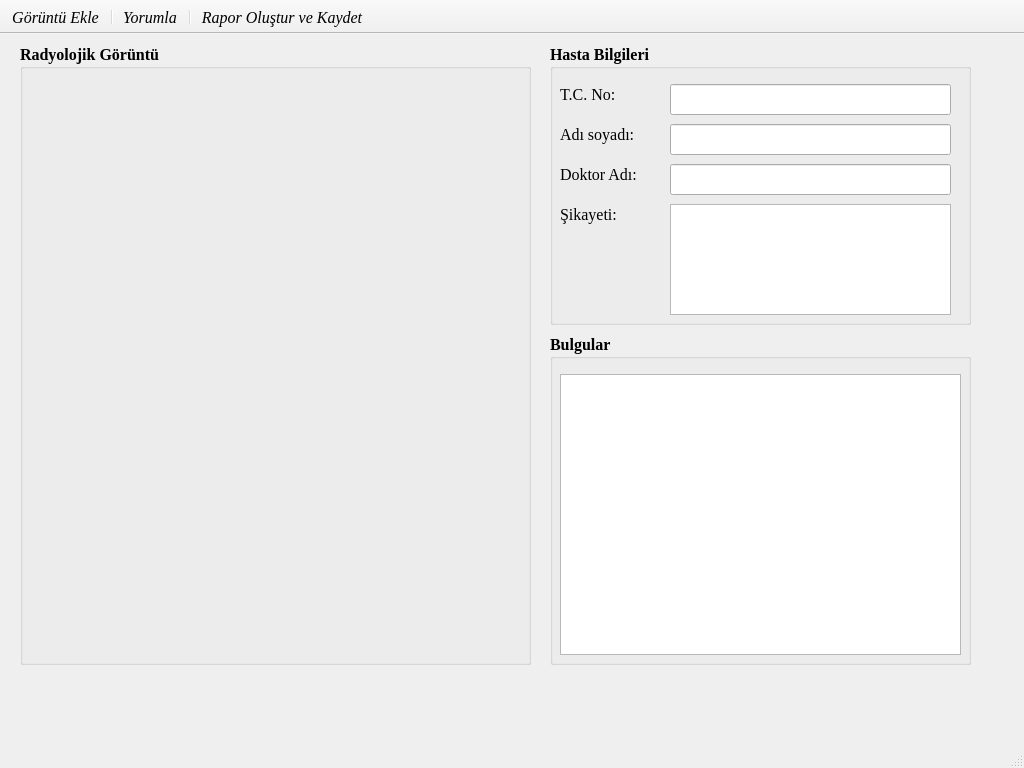
<?xml version="1.0" encoding="UTF-8"?>
<ui version="4.0">
 <class>MainWindow</class>
 <widget class="QMainWindow" name="MainWindow">
  <property name="geometry">
   <rect>
    <x>0</x>
    <y>0</y>
    <width>1024</width>
    <height>768</height>
   </rect>
  </property>
  <property name="sizePolicy">
   <sizepolicy hsizetype="Minimum" vsizetype="Minimum">
    <horstretch>0</horstretch>
    <verstretch>0</verstretch>
   </sizepolicy>
  </property>
  <property name="minimumSize">
   <size>
    <width>1024</width>
    <height>768</height>
   </size>
  </property>
  <property name="maximumSize">
   <size>
    <width>1024</width>
    <height>768</height>
   </size>
  </property>
  <property name="font">
   <font>
    <family>Times New Roman</family>
    <pointsize>12</pointsize>
   </font>
  </property>
  <property name="windowTitle">
   <string>RadGOR</string>
  </property>
  <property name="windowIcon">
   <iconset resource="../../../Pictures/Screenshots/my_icons.qrc">
    <normaloff>:/icons/radgor_logo.png</normaloff>:/icons/radgor_logo.png</iconset>
  </property>
  <property name="iconSize">
   <size>
    <width>36</width>
    <height>36</height>
   </size>
  </property>
  <property name="tabShape">
   <enum>QTabWidget::Rounded</enum>
  </property>
  <widget class="QWidget" name="centralwidget">
   <widget class="QGroupBox" name="gb_hastaBilgileri">
    <property name="geometry">
     <rect>
      <x>550</x>
      <y>10</y>
      <width>421</width>
      <height>281</height>
     </rect>
    </property>
    <property name="font">
     <font>
      <family>Times New Roman</family>
      <pointsize>12</pointsize>
      <weight>75</weight>
      <bold>true</bold>
     </font>
    </property>
    <property name="title">
     <string>Hasta Bilgileri</string>
    </property>
    <widget class="QLabel" name="label">
     <property name="geometry">
      <rect>
       <x>10</x>
       <y>30</y>
       <width>91</width>
       <height>41</height>
      </rect>
     </property>
     <property name="font">
      <font>
       <family>Times New Roman</family>
       <pointsize>12</pointsize>
       <weight>50</weight>
       <bold>false</bold>
      </font>
     </property>
     <property name="text">
      <string>T.C. No:</string>
     </property>
    </widget>
    <widget class="QLabel" name="label_2">
     <property name="geometry">
      <rect>
       <x>10</x>
       <y>70</y>
       <width>111</width>
       <height>41</height>
      </rect>
     </property>
     <property name="font">
      <font>
       <family>Times New Roman</family>
       <pointsize>12</pointsize>
       <weight>50</weight>
       <bold>false</bold>
      </font>
     </property>
     <property name="text">
      <string>Adı soyadı:</string>
     </property>
    </widget>
    <widget class="QLabel" name="label_5">
     <property name="geometry">
      <rect>
       <x>10</x>
       <y>150</y>
       <width>71</width>
       <height>41</height>
      </rect>
     </property>
     <property name="font">
      <font>
       <family>Times New Roman</family>
       <pointsize>12</pointsize>
       <weight>50</weight>
       <bold>false</bold>
      </font>
     </property>
     <property name="text">
      <string>Şikayeti:</string>
     </property>
    </widget>
    <widget class="QLabel" name="label_4">
     <property name="geometry">
      <rect>
       <x>10</x>
       <y>110</y>
       <width>101</width>
       <height>41</height>
      </rect>
     </property>
     <property name="font">
      <font>
       <family>Times New Roman</family>
       <pointsize>12</pointsize>
       <weight>50</weight>
       <bold>false</bold>
      </font>
     </property>
     <property name="text">
      <string>Doktor Adı: </string>
     </property>
    </widget>
    <widget class="QLineEdit" name="txtbox_tcno">
     <property name="geometry">
      <rect>
       <x>120</x>
       <y>40</y>
       <width>281</width>
       <height>31</height>
      </rect>
     </property>
     <property name="styleSheet">
      <string notr="true">#formframe{
border-radius:5px
}
</string>
     </property>
    </widget>
    <widget class="QLineEdit" name="txtbox_adsoyad">
     <property name="geometry">
      <rect>
       <x>120</x>
       <y>80</y>
       <width>281</width>
       <height>31</height>
      </rect>
     </property>
     <property name="styleSheet">
      <string notr="true">#formframe{
border-radius:5px
}
</string>
     </property>
    </widget>
    <widget class="QLineEdit" name="txtbox_doktor">
     <property name="geometry">
      <rect>
       <x>120</x>
       <y>120</y>
       <width>281</width>
       <height>31</height>
      </rect>
     </property>
     <property name="styleSheet">
      <string notr="true">#formframe{
border-radius:5px
}
</string>
     </property>
    </widget>
    <widget class="QPlainTextEdit" name="txtbox_sikayet">
     <property name="geometry">
      <rect>
       <x>120</x>
       <y>160</y>
       <width>281</width>
       <height>111</height>
      </rect>
     </property>
     <property name="sizePolicy">
      <sizepolicy hsizetype="Expanding" vsizetype="Expanding">
       <horstretch>0</horstretch>
       <verstretch>0</verstretch>
      </sizepolicy>
     </property>
     <property name="font">
      <font>
       <family>Times New Roman</family>
       <pointsize>10</pointsize>
       <weight>50</weight>
       <bold>false</bold>
      </font>
     </property>
     <property name="styleSheet">
      <string notr="true">#formframe{
border-radius:5px
}
</string>
     </property>
    </widget>
   </widget>
   <widget class="QGroupBox" name="gbox_bulgular">
    <property name="geometry">
     <rect>
      <x>550</x>
      <y>300</y>
      <width>421</width>
      <height>331</height>
     </rect>
    </property>
    <property name="font">
     <font>
      <family>Times New Roman</family>
      <pointsize>12</pointsize>
      <weight>75</weight>
      <bold>true</bold>
     </font>
    </property>
    <property name="title">
     <string>Bulgular</string>
    </property>
    <widget class="QPlainTextEdit" name="txtbox_bulgular">
     <property name="geometry">
      <rect>
       <x>10</x>
       <y>40</y>
       <width>401</width>
       <height>281</height>
      </rect>
     </property>
     <property name="sizePolicy">
      <sizepolicy hsizetype="Expanding" vsizetype="Expanding">
       <horstretch>0</horstretch>
       <verstretch>0</verstretch>
      </sizepolicy>
     </property>
     <property name="font">
      <font>
       <family>Times New Roman</family>
       <pointsize>10</pointsize>
       <weight>50</weight>
       <bold>false</bold>
      </font>
     </property>
     <property name="styleSheet">
      <string notr="true">#formframe{
border-radius:5px
}
</string>
     </property>
    </widget>
   </widget>
   <widget class="QGroupBox" name="gbox_goruntu">
    <property name="geometry">
     <rect>
      <x>20</x>
      <y>10</y>
      <width>511</width>
      <height>621</height>
     </rect>
    </property>
    <property name="font">
     <font>
      <family>Times New Roman</family>
      <pointsize>12</pointsize>
      <weight>75</weight>
      <bold>true</bold>
     </font>
    </property>
    <property name="title">
     <string>Radyolojik Görüntü</string>
    </property>
    <widget class="QLabel" name="lbl_goruntu">
     <property name="geometry">
      <rect>
       <x>10</x>
       <y>40</y>
       <width>491</width>
       <height>561</height>
      </rect>
     </property>
     <property name="sizePolicy">
      <sizepolicy hsizetype="Expanding" vsizetype="Expanding">
       <horstretch>0</horstretch>
       <verstretch>0</verstretch>
      </sizepolicy>
     </property>
     <property name="text">
      <string/>
     </property>
     <property name="pixmap">
      <pixmap>../../radgor_tasarım_7haziran/resimler/no_image.jpg</pixmap>
     </property>
     <property name="scaledContents">
      <bool>true</bool>
     </property>
    </widget>
   </widget>
  </widget>
  <widget class="QStatusBar" name="statusbar">
   <property name="font">
    <font>
     <family>Arial</family>
     <pointsize>12</pointsize>
     <weight>75</weight>
     <bold>true</bold>
    </font>
   </property>
  </widget>
  <widget class="QToolBar" name="toolBar">
   <property name="font">
    <font>
     <family>Times New Roman</family>
     <pointsize>12</pointsize>
     <italic>true</italic>
    </font>
   </property>
   <property name="windowTitle">
    <string>Komutlar</string>
   </property>
   <property name="movable">
    <bool>false</bool>
   </property>
   <property name="orientation">
    <enum>Qt::Horizontal</enum>
   </property>
   <property name="iconSize">
    <size>
     <width>36</width>
     <height>36</height>
    </size>
   </property>
   <property name="toolButtonStyle">
    <enum>Qt::ToolButtonTextUnderIcon</enum>
   </property>
   <attribute name="toolBarArea">
    <enum>TopToolBarArea</enum>
   </attribute>
   <attribute name="toolBarBreak">
    <bool>false</bool>
   </attribute>
   <addaction name="actionAddImage"/>
   <addaction name="separator"/>
   <addaction name="actionYorumla"/>
   <addaction name="separator"/>
   <addaction name="actionRaporOlustur"/>
  </widget>
  <action name="actionNas_l_kullan_l_r">
   <property name="text">
    <string>Nasıl kullanılır?</string>
   </property>
  </action>
  <action name="actionG_r_nt_Ekle">
   <property name="text">
    <string>Görüntü Ekle</string>
   </property>
  </action>
  <action name="actionAddImage">
   <property name="icon">
    <iconset resource="../../../Pictures/Screenshots/my_icons.qrc">
     <normaloff>:/icons/add_file.png</normaloff>:/icons/add_file.png</iconset>
   </property>
   <property name="text">
    <string>Görüntü Ekle</string>
   </property>
   <property name="shortcut">
    <string>Ctrl+A</string>
   </property>
  </action>
  <action name="actionYorumla">
   <property name="icon">
    <iconset resource="../../../Pictures/Screenshots/my_icons.qrc">
     <normaloff>:/icons/start.png</normaloff>:/icons/start.png</iconset>
   </property>
   <property name="text">
    <string>Yorumla</string>
   </property>
   <property name="shortcut">
    <string>Ctrl+E</string>
   </property>
  </action>
  <action name="actionRaporOlustur">
   <property name="icon">
    <iconset resource="../../../Pictures/Screenshots/my_icons.qrc">
     <normaloff>:/icons/save.png</normaloff>:/icons/save.png</iconset>
   </property>
   <property name="text">
    <string>Rapor Oluştur ve Kaydet</string>
   </property>
   <property name="toolTip">
    <string>Rapor Oluştur ve kaydet</string>
   </property>
   <property name="shortcut">
    <string>Ctrl+S</string>
   </property>
  </action>
 </widget>
 <resources>
  <include location="../../../Pictures/Screenshots/my_icons.qrc"/>
 </resources>
 <connections/>
</ui>
